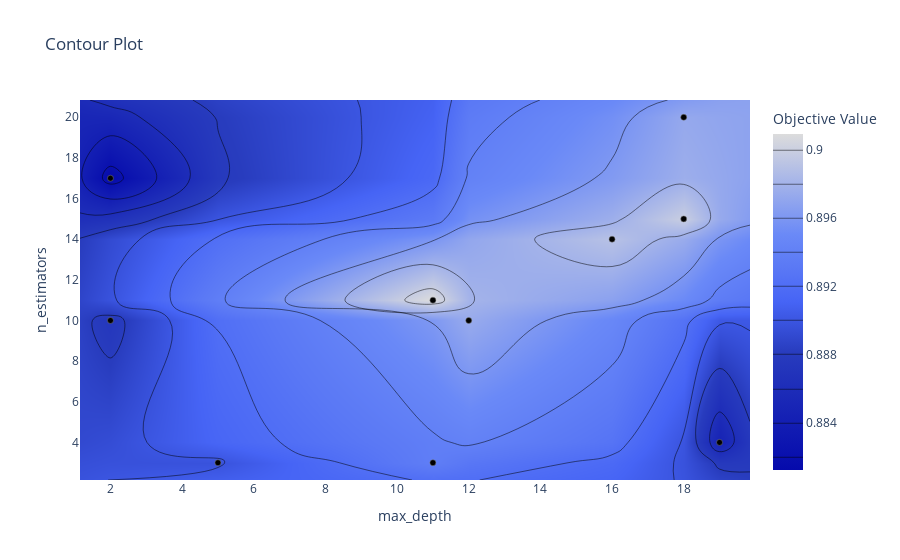

The code cell stored with this chart in its notebook:
### Code cell
optuna.visualization.plot_contour(study, params=['n_estimators', 'max_depth'])

### Figure 1 — Plotly figure (JSON) as saved in the notebook; plotly's stock layout.template omitted (floating-point values rounded to 4 significant figures)
{"data": [{"colorbar": {"title": {"text": "Objective Value"}}, "colorscale": [[0, "rgb(5,10,172)"], [0.35, "rgb(40,60,190)"], [0.5, "rgb(70,100,245)"], [0.6, "rgb(90,120,245)"], [0.7, "rgb(106,137,247)"], [1, "rgb(220,220,220)"]], "connectgaps": true, "contours": {"coloring": "heatmap"}, "hoverinfo": "none", "line": {"smoothing": 1.3}, "reversescale": false, "type": "contour", "x": [1.15, 2, 5, 11, 12, 16, 18, 19, 19.85], "y": [2.15, 3, 4, 10, 11, 14, 15, 17, 20, 20.85], "z": [[null, null, null, null, null, null, null, null, null], [null, null, 0.8898, 0.8937, null, null, null, null, null], [null, null, null, null, null, null, null, 0.8846, null], [null, 0.8874, null, null, 0.8974, null, null, null, null], [null, null, null, 0.9009, null, null, null, null, null], [null, null, null, null, null, 0.899, null, null, null], [null, null, null, null, null, null, 0.8999, null, null], [null, 0.8812, null, null, null, null, null, null, null], [null, null, null, null, null, null, 0.8973, null, null], [null, null, null, null, null, null, null, null, null]]}, {"marker": {"color": "black", "line": {"color": "Grey", "width": 0.5}}, "mode": "markers", "showlegend": false, "type": "scatter", "x": [2, 19, 2, 18, 11, 18, 12, 5, 16, 11], "y": [17, 4, 10, 20, 11, 15, 10, 3, 14, 3]}], "layout": {"title": {"text": "Contour Plot"}, "xaxis": {"range": [1.15, 19.85], "title": {"text": "max_depth"}}, "yaxis": {"range": [2.15, 20.85], "title": {"text": "n_estimators"}}}}
